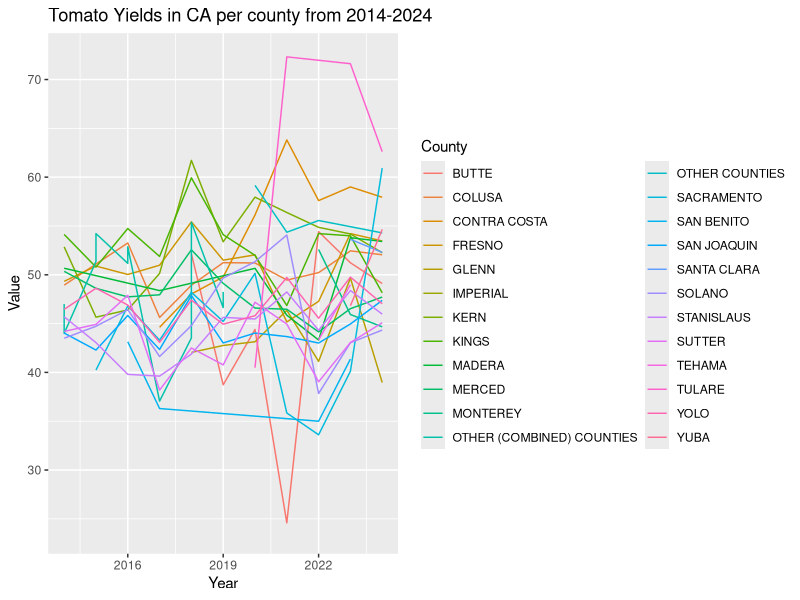

This figure's R source:
#load libraries
library(here)
library(tidyverse)

#read all tomato yield csv file
tomato_df <- read.csv("CA_tomato_yield_by_county.csv", header = TRUE)

#filter for 2014-2024 years
tomato_df_2014to2024 <- tomato_df %>% 
  filter(between(Year,2014,2024))

#create figure
#note this is for all available counties, we may filter out to target
#certain counties
fig1 <- ggplot(tomato_df_2014to2024,
               aes(x = Year,
                   y = Value,
                   color = County))+
  geom_line()+
  labs(title = "Tomato Yields in CA per county from 2014-2024")
fig1

#test commit and push
#hello
